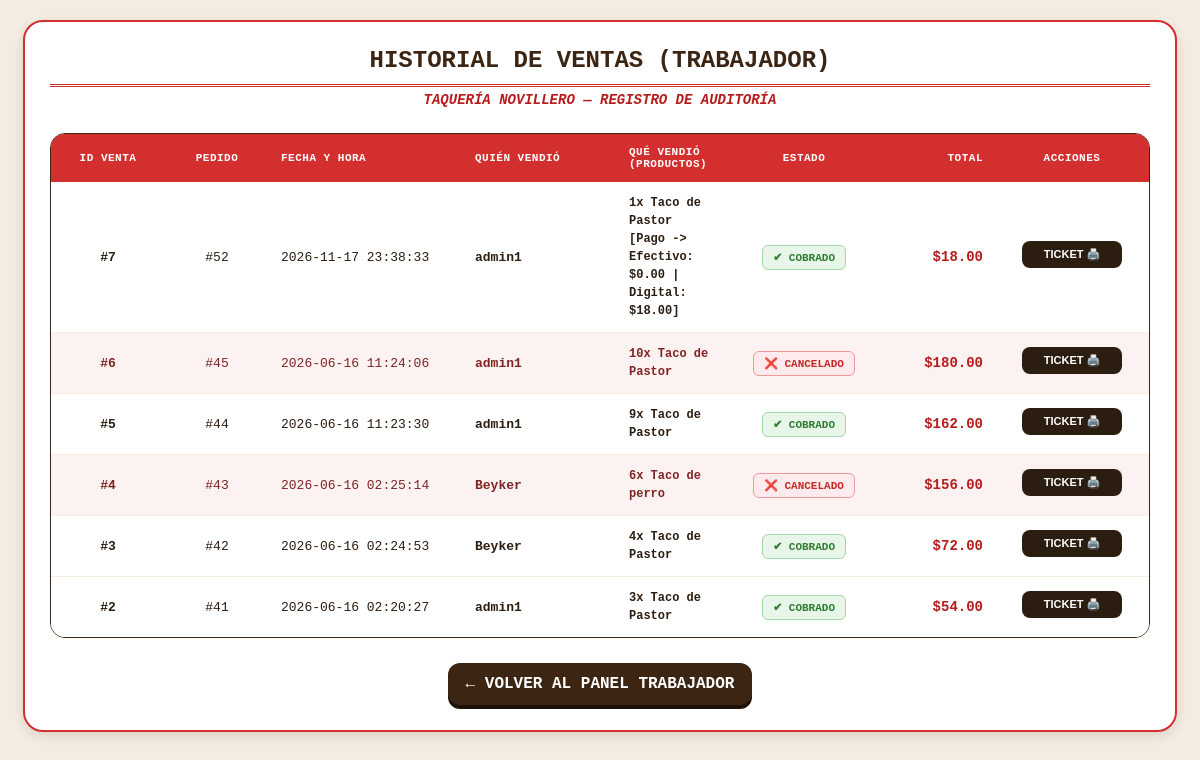
/historial_ventas.php (signed in), run on an earlier commit of the app's database.
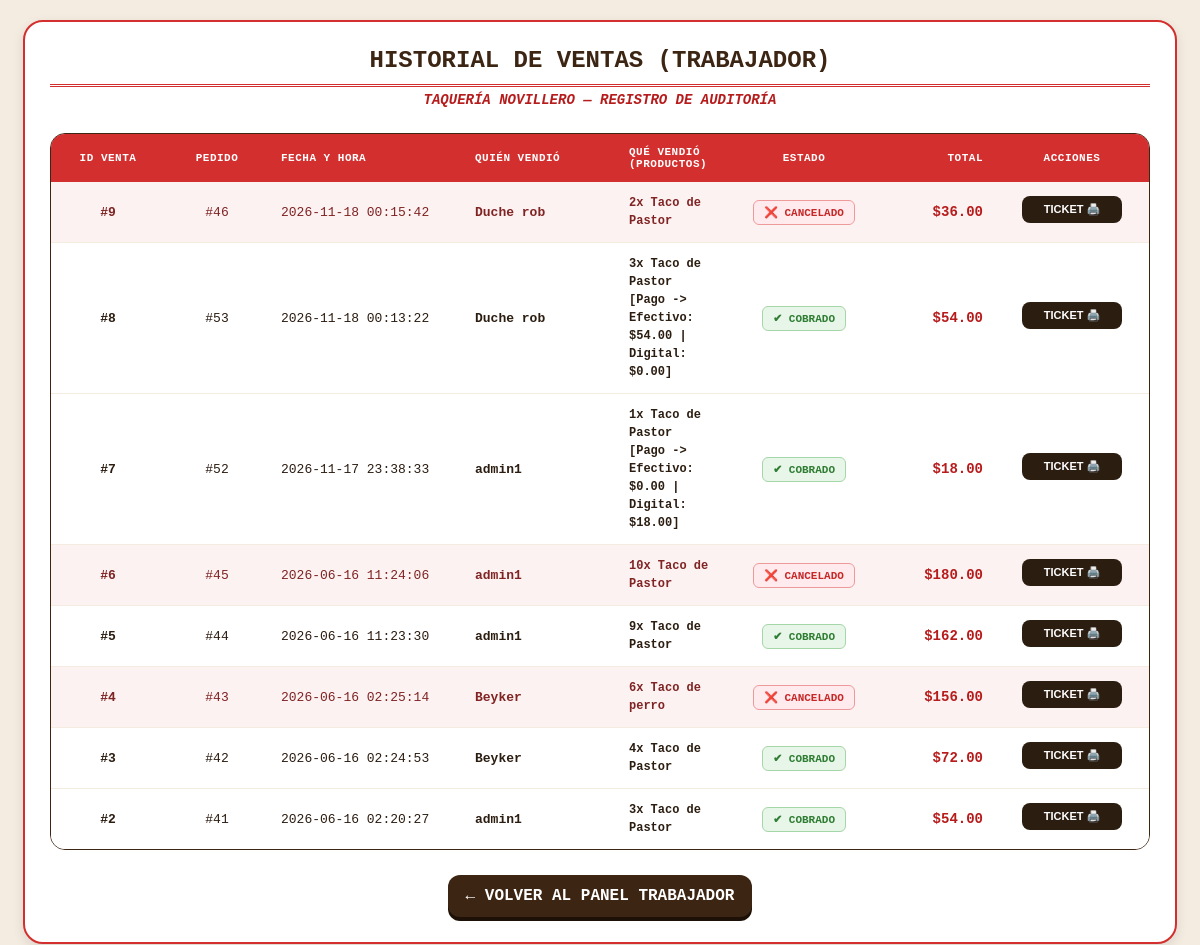
And on a later commit of the database.
### tables this page shows
CREATE TABLE `historial_ventas` (
  `id_venta` int(11) NOT NULL,
  `id_pedido` int(11) NOT NULL,
  `total` decimal(10,2) NOT NULL,
  `cobrado_por` varchar(100) NOT NULL,
  `fecha_hora_cobro` datetime NOT NULL,
  `estado` enum('COBRADO','CANCELADO') NOT NULL DEFAULT 'COBRADO',
  `productos_vendidos` text NOT NULL
);

### historial_ventas.php (the view, shortened to what this page needs)
<?php
$servidor   = "localhost";
$usuario_db = "root";
$pass_db    = "";
$base_datos = "taqueria_novillero";
$conexion = new mysqli($servidor, $usuario_db, $pass_db, $base_datos);
$sql = "SELECT id_venta, id_pedido, total, cobrado_por, fecha_hora_cobro, estado, productos_vendidos
        FROM historial_ventas
        ORDER BY fecha_hora_cobro DESC";
$resultado = $conexion->query($sql);
?>
<!DOCTYPE html>
<html lang="es">
<head>
</head>
<body>
<div class="container">
    <h2>Historial de Ventas (Trabajador)</h2>
    <p class="sub-titulo">Taquería Novillero — Registro de Auditoría</p>
    <table>
        <thead>
            <tr>
                <th style="width: 90px; text-align: center;">ID Venta</th>
                <th style="width: 80px; text-align: center;">Pedido</th>
                <th style="width: 170px; text-align: left;">Fecha y Hora</th>
                <th style="width: 130px; text-align: left;">Quién Vendió</th>
                <th style="text-align: left;">Qué Vendió (Productos)</th>
                <th style="width: 110px; text-align: center;">Estado</th>
                <th style="width: 100px; text-align: right;">Total</th>
                <th style="width: 130px; text-align: center;">Acciones</th>
            </tr>
        </thead>
        <tbody>
            <?php if ($resultado && $resultado->num_rows > 0): ?>
                <?php while ($v = $resultado->fetch_assoc()): ?>
                    <?php
                    $esCancelado = ($v['estado'] === 'CANCELADO');
                    $productosCelda = nl2br(htmlspecialchars($v['productos_vendidos']));
                    ?>
                    <tr class="<?php echo $esCancelado ? 'cancelado-row' : ''; ?>">
                        <td style="text-align: center; font-weight: bold;">#<?php echo $v['id_venta']; ?></td>
                        <td style="text-align: center;">#<?php echo $v['id_pedido']; ?></td>
                        <td><?php echo $v['fecha_hora_cobro']; ?></td>
                        <td><strong><?php echo htmlspecialchars($v['cobrado_por']); ?></strong></td>
                        <td style="line-height: 1.5; font-size: 12px; font-weight: bold;"><?php echo $productosCelda; ?></td>
                        <td style="text-align: center;">
                            <span class="badge <?php echo $esCancelado ? 'badge-cancelado' : 'badge-cobrado'; ?>">
                                <?php echo ($v['estado'] === 'COBRADO' || $v['estado'] === 'PAGADO') ? '✔ COBRADO' : '❌ CANCELADO'; ?>
                            </span>
                        </td>
                        <td style="text-align: right; font-weight: bold; color: #b71c1c; font-size: 14px;">
                            $<?php echo number_format($v['total'], 2); ?>
                        </td>
                        <td style="text-align: center;">
                            <div class="acciones-wrapper">
                                <button type="button" class="btn-ticket" onclick="generarTicketPopup('<?php echo $v['id_venta']; ?>', '<?php echo $v['id_pedido']; ?>', '<?php echo $v['fecha_hora_cobro']; ?>', '<?php echo htmlspecialchars($v['cobrado_por']); ?>', '<?php echo $v['total']; ?>', '<?php echo rawurlencode($v['productos_vendidos']); ?>', '<?php echo $v['estado']; ?>')">
                                    Ticket 🖨️
                                </button>
                            </div>
                        </td>
                    </tr>
                <?php endwhile; ?>
            <?php else: ?>
                <tr>
                    <td colspan="8" style="text-align: center; font-style: italic; padding: 25px; color: #777;">No existen registros de ventas o cancelaciones en el historial.</td>
                </tr>
            <?php endif; ?>
        </tbody>
    </table>
    <a href="panel_trabajador.php" class="btn-regresar">← Volver al Panel Trabajador</a>
</div>
</body>
</html>

What changed in the data, as far as the page shows it:
added historial_ventas: id_venta "9", id_pedido "46", fecha_hora_cobro "2026-11-18 00:15:42", cobrado_por "Duche rob", productos_vendidos "2x Taco de Pastor", estado "❌ CANCELADO", total "36.00"
added historial_ventas: id_venta "8", id_pedido "53", fecha_hora_cobro "2026-11-18 00:13:22", cobrado_por "Duche rob", productos_vendidos "3x Taco de Pastor [Pago -> Efectivo: $54.00 | Digital: $0.00]", estado "✔ COBRADO", total "54.00"
